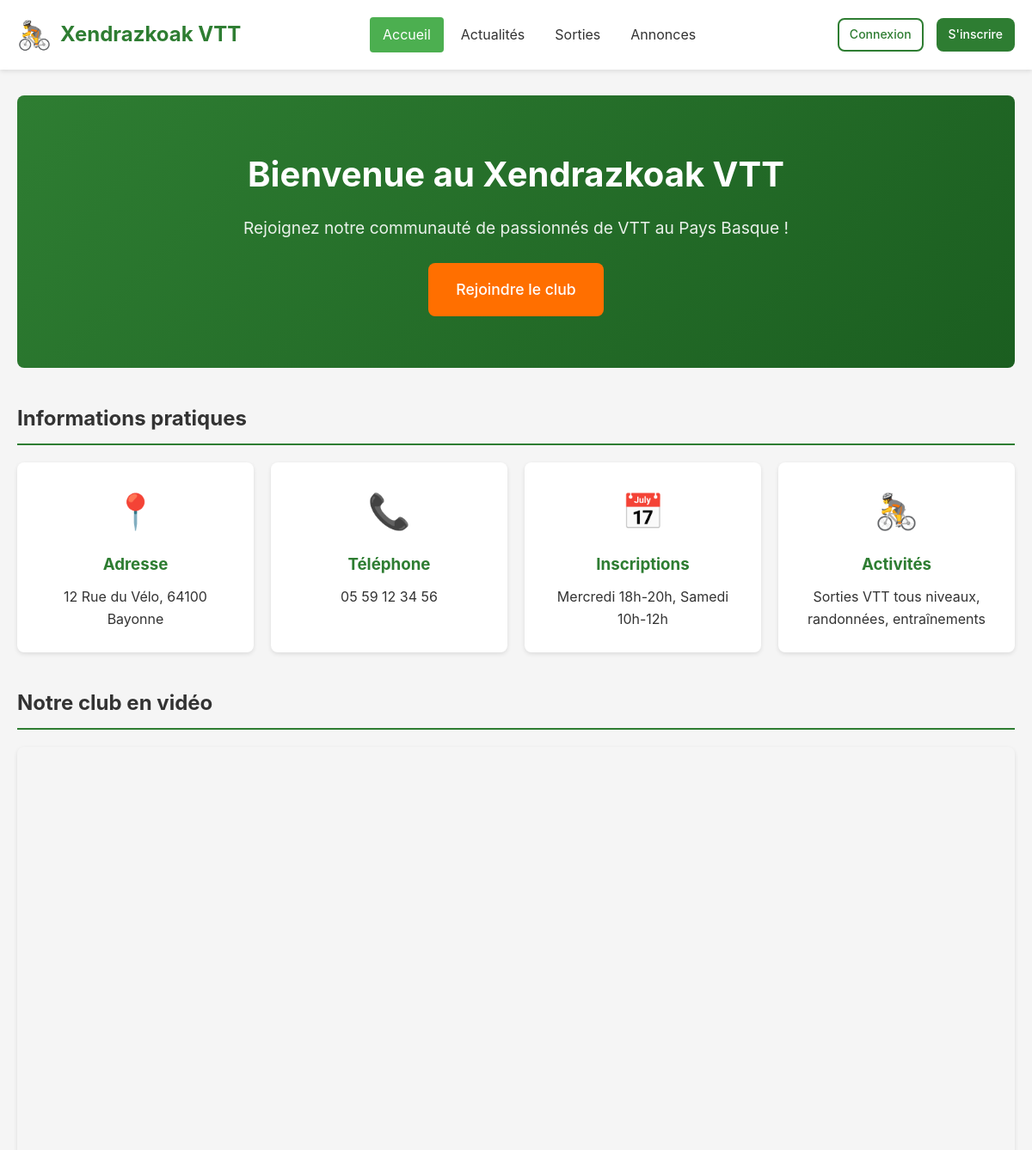
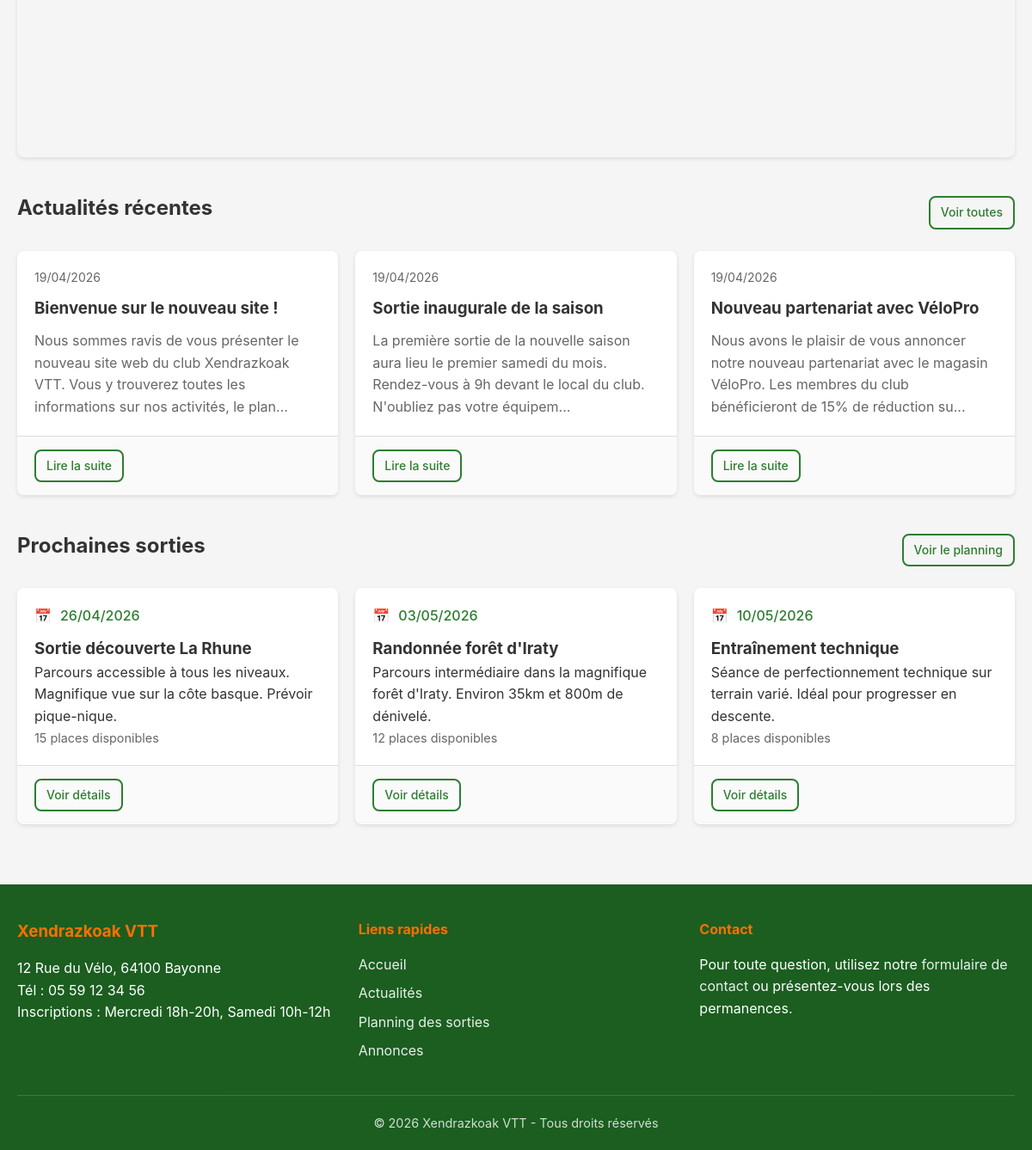
The page / on the database its author committed (2 pictures, top to bottom).
### tables this page shows
CREATE TABLE club_infos (
    id INT AUTO_INCREMENT PRIMARY KEY,
    nom_club VARCHAR(200) NOT NULL,
    adresse TEXT NOT NULL,
    telephone VARCHAR(20) NOT NULL,
    jours_inscription VARCHAR(255) NOT NULL,
    youtube_url VARCHAR(500) DEFAULT NULL,
    updated_at DATETIME DEFAULT CURRENT_TIMESTAMP ON UPDATE CURRENT_TIMESTAMP
);

CREATE TABLE actualites (
    id INT AUTO_INCREMENT PRIMARY KEY,
    titre VARCHAR(255) NOT NULL,
    contenu TEXT NOT NULL,
    image VARCHAR(255) DEFAULT NULL,
    statut ENUM('publie', 'archive') DEFAULT 'publie',
    created_by INT NOT NULL,
    created_at DATETIME DEFAULT CURRENT_TIMESTAMP,
    updated_at DATETIME DEFAULT CURRENT_TIMESTAMP ON UPDATE CURRENT_TIMESTAMP,
    FOREIGN KEY (created_by) REFERENCES users(id) ON DELETE CASCADE
);

CREATE TABLE sorties (
    id INT AUTO_INCREMENT PRIMARY KEY,
    titre VARCHAR(255) NOT NULL,
    description TEXT DEFAULT NULL,
    date_sortie DATE NOT NULL,
    nombre_places INT NOT NULL DEFAULT 20,
    encadrants VARCHAR(500) DEFAULT NULL,
    accompagnateurs VARCHAR(500) DEFAULT NULL,
    statut ENUM('ouverte', 'complete', 'annulee', 'archivee') DEFAULT 'ouverte',
    created_by INT NOT NULL,
    created_at DATETIME DEFAULT CURRENT_TIMESTAMP,
    updated_at DATETIME DEFAULT CURRENT_TIMESTAMP ON UPDATE CURRENT_TIMESTAMP,
    FOREIGN KEY (created_by) REFERENCES users(id) ON DELETE CASCADE
);

### auth.php (called while the page is built, shortened)
<?php
require_once __DIR__ . '/functions.php';
function isLoggedIn() {
    return isset($_SESSION['user_id']) && $_SESSION['user_id'] > 0;
}

### functions.php (called while the page is built, shortened)
<?php
require_once __DIR__ . '/db.php';
function escape($str) {
    return htmlspecialchars($str ?? '', ENT_QUOTES, 'UTF-8');
}
function formatDate($date, $withTime = false) {
    $timestamp = strtotime($date);
    return date('d/m/Y', $timestamp);
}
function truncate($text, $length = 100) {
    if (strlen($text) <= $length) return $text;
    return substr($text, 0, $length) . '...';
}
function getClubInfo() {
    $sql = "SELECT * FROM club_infos LIMIT 1";
    return dbFetchOne($sql);
}

### db.php (called while the page is built, shortened)
<?php
function getDB() {
    static $pdo = null;
    if ($pdo !== null) {
        return $pdo;
    }
    try {
        $dsn = "mysql:host=" . DB_HOST . ";dbname=" . DB_NAME . ";charset=" . DB_CHARSET;
        $options = [
            PDO::ATTR_ERRMODE            => PDO::ERRMODE_EXCEPTION,
            PDO::ATTR_DEFAULT_FETCH_MODE => PDO::FETCH_ASSOC,
            PDO::ATTR_EMULATE_PREPARES   => false,
        ];
        $pdo = new PDO($dsn, DB_USER, DB_PASS, $options);
        return $pdo;
    } catch (PDOException $e) {
        if (DEBUG_MODE) {
            die("Erreur de connexion à la base de données : " . $e->getMessage());
        } else {
            die("Erreur de connexion à la base de données. Veuillez réessayer plus tard.");
        }
    }
}
function dbFetchAll($sql, $params = []) {
    $stmt = getDB()->prepare($sql);
    $stmt->execute($params);
    return $stmt->fetchAll();
}
function dbFetchOne($sql, $params = []) {
    $stmt = getDB()->prepare($sql);
    $stmt->execute($params);
    return $stmt->fetch();
}

### index.php (the view, shortened to what this page needs)
<?php
require_once __DIR__ . '/header.php';
$clubInfo = getClubInfo();
$actualites = dbFetchAll("
    SELECT a.*, u.prenom, u.nom as auteur_nom
    FROM actualites a
    JOIN users u ON a.created_by = u.id
    WHERE a.statut = 'publie'
    ORDER BY a.created_at DESC
    LIMIT 3
");
$sorties = dbFetchAll("
    SELECT s.*,
           (SELECT COUNT(*) FROM sortie_inscriptions si WHERE si.sortie_id = s.id AND si.statut = 'inscrit') as nb_inscrits
    FROM sorties s
    WHERE s.statut = 'ouverte' AND s.date_sortie >= CURDATE()
    ORDER BY s.date_sortie ASC
    LIMIT 3
");
?>
<section class="hero">
    <h1>Bienvenue au <?php echo escape($clubInfo['nom_club'] ?? SITE_NAME); ?></h1>
    <p>Rejoignez notre communauté de passionnés de VTT au Pays Basque !</p>
    <?php if (!isLoggedIn()): ?>
        <a href="signup.php" class="btn btn-lg btn-secondary">Rejoindre le club</a>
    <?php else: ?>
        <a href="sorties.php" class="btn btn-lg btn-secondary">Voir les sorties</a>
    <?php endif; ?>
</section>
<section class="section">
    <h2 class="section-title">Informations pratiques</h2>
    <div class="club-info-cards">
        <div class="info-card">
            <div class="icon">📍</div>
            <h3>Adresse</h3>
            <p><?php echo escape($clubInfo['adresse'] ?? 'Non renseignée'); ?></p>
        </div>
        <div class="info-card">
            <div class="icon">📞</div>
            <h3>Téléphone</h3>
            <p><?php echo escape($clubInfo['telephone'] ?? 'Non renseigné'); ?></p>
        </div>
        <div class="info-card">
            <div class="icon">📅</div>
            <h3>Inscriptions</h3>
            <p><?php echo escape($clubInfo['jours_inscription'] ?? 'Contactez-nous'); ?></p>
        </div>
        <div class="info-card">
            <div class="icon">🚴</div>
            <h3>Activités</h3>
            <p>Sorties VTT tous niveaux, randonnées, entraînements</p>
        </div>
    </div>
</section>
<?php if (!empty($clubInfo['youtube_url'])): ?>
<section class="section">
    <h2 class="section-title">Notre club en vidéo</h2>
    <div class="video-container">
        <iframe
            src="<?php echo escape($clubInfo['youtube_url']); ?>"
            frameborder="0"
            allow="accelerometer; autoplay; clipboard-write; encrypted-media; gyroscope; picture-in-picture"
            allowfullscreen>
        </iframe>
    </div>
</section>
<?php endif; ?>
<section class="section">
    <div class="flex flex-between items-center mb-2">
        <h2 class="section-title" style="margin-bottom: 0; border: none;">Actualités récentes</h2>
        <a href="actualites.php" class="btn btn-outline btn-sm">Voir toutes</a>
    </div>
    <?php if (empty($actualites)): ?>
        <div class="empty-state">
            <div class="icon">📰</div>
            <h3>Aucune actualité pour le moment</h3>
            <p>Revenez bientôt pour découvrir les nouvelles du club !</p>
        </div>
    <?php else: ?>
        <div class="grid grid-auto">
            <?php foreach ($actualites as $actu): ?>
                <article class="card news-card">
                    <div class="card-body">
                        <div class="news-date">
                            <?php echo formatDate($actu['created_at']); ?>
                        </div>
                        <h3><?php echo escape($actu['titre']); ?></h3>
                        <p><?php echo escape(truncate($actu['contenu'], 150)); ?></p>
                    </div>
                    <div class="card-footer">
                        <a href="actualite_view.php?id=<?php echo $actu['id']; ?>" class="btn btn-sm btn-outline">Lire la suite</a>
                    </div>
                </article>
            <?php endforeach; ?>
        </div>
    <?php endif; ?>
</section>
<section class="section">
    <div class="flex flex-between items-center mb-2">
        <h2 class="section-title" style="margin-bottom: 0; border: none;">Prochaines sorties</h2>
        <a href="sorties.php" class="btn btn-outline btn-sm">Voir le planning</a>
    </div>
    <?php if (empty($sorties)): ?>
        <div class="empty-state">
            <div class="icon">🚴</div>
            <h3>Aucune sortie prévue</h3>
            <p>Les prochaines sorties seront bientôt annoncées !</p>
        </div>
    <?php else: ?>
        <div class="grid grid-auto">
            <?php foreach ($sorties as $sortie): ?>
                <?php $placesRestantes = $sortie['nombre_places'] - $sortie['nb_inscrits']; ?>
                <article class="card sortie-card">
                    <div class="card-body">
                        <div class="sortie-date">
                            <span>📅</span>
                            <?php echo formatDate($sortie['date_sortie']); ?>
                        </div>
                        <h3><?php echo escape($sortie['titre']); ?></h3>
                        <p><?php echo escape(truncate($sortie['description'], 100)); ?></p>
                        <div class="sortie-places <?php echo $placesRestantes <= 0 ? 'full' : ''; ?>">
                            <?php if ($placesRestantes > 0): ?>
                                <?php echo $placesRestantes; ?> place<?php echo $placesRestantes > 1 ? 's' : ''; ?> disponible<?php echo $placesRestantes > 1 ? 's' : ''; ?>
                            <?php else: ?>
                                Complet
                            <?php endif; ?>
                        </div>
                    </div>
                    <div class="card-footer">
                        <a href="sortie_view.php?id=<?php echo $sortie['id']; ?>" class="btn btn-sm btn-outline">Voir détails</a>
                    </div>
                </article>
            <?php endforeach; ?>
        </div>
    <?php endif; ?>
</section>
<?php require_once __DIR__ . '/footer.php'; ?>

### header.php (shortened to what this page needs)
<?php
require_once __DIR__ . '/auth.php';
$currentUser = getCurrentUser();
$unreadNotifications = $currentUser ? countUnreadNotifications($currentUser['id']) : 0;
?>
<!DOCTYPE html>
<html lang="fr">
<head>
    <link rel="stylesheet" href="css/style.css">
</head>
<body>
    <header class="main-header">
        <div class="container">
            <div class="header-content">
                <a href="index.php" class="logo">
                    <span class="logo-icon">🚴</span>
                    <span class="logo-text"><?php echo SITE_NAME; ?></span>
                </a>
                <nav class="main-nav">
                    <ul>
                        <li><a href="index.php" <?php echo basename($_SERVER['PHP_SELF']) == 'index.php' ? 'class="active"' : ''; ?>>Accueil</a></li>
                        <li><a href="actualites.php" <?php echo basename($_SERVER['PHP_SELF']) == 'actualites.php' ? 'class="active"' : ''; ?>>Actualités</a></li>
                        <li><a href="sorties.php" <?php echo basename($_SERVER['PHP_SELF']) == 'sorties.php' ? 'class="active"' : ''; ?>>Sorties</a></li>
                        <li><a href="annonces.php" <?php echo basename($_SERVER['PHP_SELF']) == 'annonces.php' ? 'class="active"' : ''; ?>>Annonces</a></li>
                    </ul>
                </nav>
                <div class="header-actions">
                    <?php if (isLoggedIn()): ?>
                        <a href="notifications.php" class="notification-icon" title="Notifications">
                            🔔
                            <?php if ($unreadNotifications > 0): ?>
                                <span class="badge"><?php echo $unreadNotifications; ?></span>
                            <?php endif; ?>
                        </a>
                        <span class="user-name"><?php echo escape($currentUser['prenom']); ?></span>
                        <a href="logout.php" class="btn btn-sm btn-outline">Déconnexion</a>
                    <?php else: ?>
                        <a href="login.php" class="btn btn-sm btn-outline">Connexion</a>
                        <a href="signup.php" class="btn btn-sm btn-primary">S'inscrire</a>
                    <?php endif; ?>
                </div>
            </div>
        </div>
    </header>
    <main class="main-content">
        <div class="container">

### footer.php (shortened to what this page needs)
        </div>
    </main>
    <footer class="main-footer">
        <div class="container">
            <div class="footer-content">
                <div class="footer-info">
                    <h3><?php echo SITE_NAME; ?></h3>
                    <?php if ($clubInfo): ?>
                        <p><?php echo escape($clubInfo['adresse']); ?></p>
                        <p>Tél : <?php echo escape($clubInfo['telephone']); ?></p>
                        <p>Inscriptions : <?php echo escape($clubInfo['jours_inscription']); ?></p>
                    <?php endif; ?>
                </div>
                <div class="footer-links">
                    <h4>Liens rapides</h4>
                    <ul>
                        <li><a href="index.php">Accueil</a></li>
                        <li><a href="actualites.php">Actualités</a></li>
                        <li><a href="sorties.php">Planning des sorties</a></li>
                        <li><a href="annonces.php">Annonces</a></li>
                    </ul>
                </div>
                <div class="footer-contact">
                    <h4>Contact</h4>
                    <p>Pour toute question, utilisez notre <a href="messages.php">formulaire de contact</a> ou présentez-vous lors des permanences.</p>
                </div>
            </div>
            <div class="footer-bottom">
                <p>&copy; <?php echo date('Y'); ?> <?php echo SITE_NAME; ?> - Tous droits réservés</p>
            </div>
        </div>
    </footer>
</body>
</html>

### rows shown on the page
club_infos: nom_club "Xendrazkoak VTT", adresse "12 Rue du Vélo, 64100 Bayonne", telephone "05 59 12 34 56", jours_inscription "Mercredi 18h-20h, Samedi 10h-12h"
actualites: created_at "19/04/2026", titre "Bienvenue sur le nouveau site !", contenu "Nous sommes ravis de vous présenter le nouveau site web du club Xendrazkoak VTT. Vous y trouverez toutes les informations sur nos activités, le plan..."
actualites: created_at "19/04/2026", titre "Sortie inaugurale de la saison", contenu "La première sortie de la nouvelle saison aura lieu le premier samedi du mois. Rendez-vous à 9h devant le local du club. N'oubliez pas votre équipem..."
actualites: created_at "19/04/2026", titre "Nouveau partenariat avec VéloPro", contenu "Nous avons le plaisir de vous annoncer notre nouveau partenariat avec le magasin VéloPro. Les membres du club bénéficieront de 15% de réduction su..."
sorties: date_sortie "26/04/2026", titre "Sortie découverte La Rhune", description "Parcours accessible à tous les niveaux. Magnifique vue sur la côte basque. Prévoir pique-nique.", nombre_places "15"
sorties: date_sortie "03/05/2026", titre "Randonnée forêt d'Iraty", description "Parcours intermédiaire dans la magnifique forêt d'Iraty. Environ 35km et 800m de dénivelé.", nombre_places "12"
sorties: date_sortie "10/05/2026", titre "Entraînement technique", description "Séance de perfectionnement technique sur terrain varié. Idéal pour progresser en descente.", nombre_places "8"

### other values the page prints
SITE_NAME "Xendrazkoak VTT"
